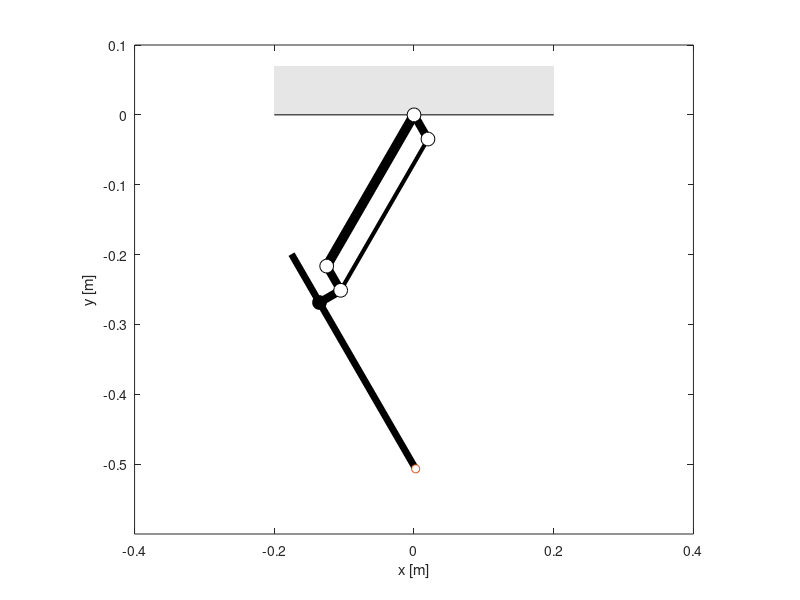

The MATLAB source for this figure:
% This script takes as inputs the 2 motor angles and plots the leg

clear all
figure(1)

% leg parameters
l1 = 0.25; 
d1 = 0.315; 
d2 = 0.035;
d3 = 0.04;
d5 = 0.08;
count_no = 2000;
gear_ratio_hip = 637/12;
gear_ratio_knee = 343/8;
belt_ratio = 1.846153846;

% virtual leg parameters
l2 = sqrt(d1^2+d2^2);
th2_offset = atan2(d2,l2);

% encoder measurements
pos1 = 0;
pos2 = 0;

% angles measured
% enc2th1 = pos1 *2*pi / (count_no*gear_ratio_hip * belt_ratio);
% enc2th2 = pos2 *2*pi / (count_no*gear_ratio_knee * belt_ratio);
enc2th1 = deg2rad(-30);
enc2th2 = deg2rad(30);
%enc2th2 = th2_offset;


% convert to virtual leg angles
th1_virtual = enc2th1;
th2_virtual = enc2th2 - th2_offset;

% real foot
x_1_temp = l1 * cos(enc2th1) + d2 * cos(enc2th2-deg2rad(90));
y_1_temp = l1 * sin(enc2th1) + d2 * sin(enc2th2-deg2rad(90));
x_2_temp = d3 * cos(enc2th2);
y_2_temp = d3 * sin(enc2th2);
x_3_temp = l1 * cos(enc2th1) + d3 * cos(enc2th2);
y_3_temp = l1 * sin(enc2th1) + d3 * sin(enc2th2);
x_4_temp = l1 * cos(enc2th1) + d3 * cos(enc2th2)+ d2 * cos(enc2th2-deg2rad(90));
y_4_temp = l1 * sin(enc2th1) + d3 * sin(enc2th2)+ d2 * sin(enc2th2-deg2rad(90));
x_5_temp = x_4_temp - d5 * cos(enc2th2);
y_5_temp = y_4_temp - d5 * sin(enc2th2);

% convert to the classic CS
x_1 = y_1_temp;
y_1 = -x_1_temp;
x_2 = y_2_temp;
y_2 = -x_2_temp;
x_3 = y_3_temp;
y_3 = -x_3_temp;
x_4 = y_4_temp;
y_4 = -x_4_temp;
x_5 = y_5_temp;
y_5 = -x_5_temp;



%-------------------------------------------------------------------------%
% actual trajectory
%-------------------------------------------------------------------------%
% data as measured
y_ankle1 = l1 * sin(th1_virtual);
x_ankle1 = l1 * cos(th1_virtual);
y_foot1 = l1 * sin(th1_virtual) + l2 * sin(th2_virtual);
x_foot1 = l1 * cos(th1_virtual) + l2 * cos(th2_virtual);

% convert to the classic CS
x_ankle = y_ankle1;
y_ankle = -x_ankle1;
x_foot = y_foot1;
y_foot = -x_foot1;


%FigHandle = figure('Position', [100, 100, 1049, 895]);
set(gcf,'color','w');
    

d1 = 0.2;
d2 = 0.07;
v1 = [-d1 , d2];  % up left corner
v2 = [d1 , d2];   % up right corner
v3 = [d1 , 0];  % down right corner
v4 = [-d1 , 0]; % down left corner
abcissas = [v1(1) v2(1) v3(1) v4(1)]; 
ordinates = [v1(2) v2(2) v3(2) v4(2)];
fill(abcissas, ordinates, [0.9 0.9 0.9],'EdgeColor','none');
hold on;
plot([-0.2 0.2],[0 0],'k')

    
% plot actual traj
plot(x_foot,y_foot,'LineWidth',1)

% plot real foot
%plot(x_1,y_1,'o','LineWidth',1)
%plot([x_ankle x_4],[y_ankle y_4],'k','LineWidth',4)
plot([x_ankle x_3],[y_ankle y_3],'k','LineWidth',6)
plot([x_4 x_foot],[y_4 y_foot],'k','LineWidth',5)
%plot([x_4 x_5],[y_4 y_5],'k','LineWidth',5)
plot([x_4 x_5],[y_4 y_5],'k','LineWidth',5)
plot([x_2 x_3],[y_2 y_3],'k','LineWidth',3)
plot([x_3 x_4],[y_3 y_4],'k','LineWidth',6)
plot([0 x_2],[0 y_2],'k','LineWidth',6)
    
% Plot segments
plot([0 x_ankle],[0 y_ankle],'k','LineWidth',7)
%plot([x_ankle(i) x_s2end(i)],[y_ankle(i) y_s2end(i)],'k','LineWidth',4)
%plot([x_ankle x_foot],[y_ankle y_foot],':','LineWidth',2)
%plot([x_s3start(i) x_foot(i)],[y_s3start(i) y_foot(i)],'k','LineWidth',2)

% Plot joints
plot(0,0,'ko','MarkerFaceColor','w','MarkerSize',10)
plot(x_ankle,y_ankle,'ko','MarkerFaceColor','w','MarkerSize',10)
plot(x_2,y_2,'ko','MarkerFaceColor','w','MarkerSize',10) 
plot(x_3,y_3,'ko','MarkerFaceColor','w','MarkerSize',10)
plot(x_4,y_4,'ko','MarkerFaceColor','k','MarkerSize',10)
%plot(x_5,y_5,'ko','MarkerFaceColor','k','MarkerSize',10)
%plot(x_1,y_1,'ko','MarkerFaceColor','k','MarkerSize',2) 
plot(x_foot,y_foot,'o','MarkerFaceColor','w','MarkerSize',6)   
      
   
% Axes
axis equal
axis([-0.4 +0.4 -0.6 0.1])
       

hold off
    
xlabel('x [m]')
ylabel('y [m]')
    
